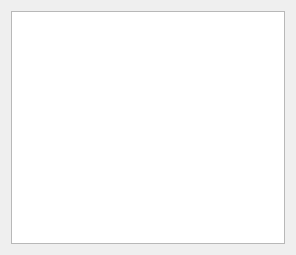
<?xml version="1.0" encoding="UTF-8"?>
<ui version="4.0">
 <class>AnchorPointsTab</class>
 <widget class="QWidget" name="AnchorPointsTab">
  <property name="geometry">
   <rect>
    <x>0</x>
    <y>0</y>
    <width>296</width>
    <height>255</height>
   </rect>
  </property>
  <property name="windowTitle">
   <string notr="true">Form</string>
  </property>
  <property name="windowIcon">
   <iconset resource="../../../../../vmisc/share/resources/icon.qrc">
    <normaloff>:/icon/64x64/icon64x64.png</normaloff>:/icon/64x64/icon64x64.png</iconset>
  </property>
  <layout class="QVBoxLayout" name="verticalLayout">
   <item>
    <widget class="QListWidget" name="anchorPoints_ListWidget">
     <property name="dragDropMode">
      <enum>QAbstractItemView::InternalMove</enum>
     </property>
    </widget>
   </item>
  </layout>
 </widget>
 <resources>
  <include location="../../../../../vmisc/share/resources/icon.qrc"/>
 </resources>
 <connections/>
</ui>
